Frame 1 (no input): blank canvas, image omitted
Frame 60 (the mouse pressed at the canvas centre just before this capture): blank canvas, image omitted
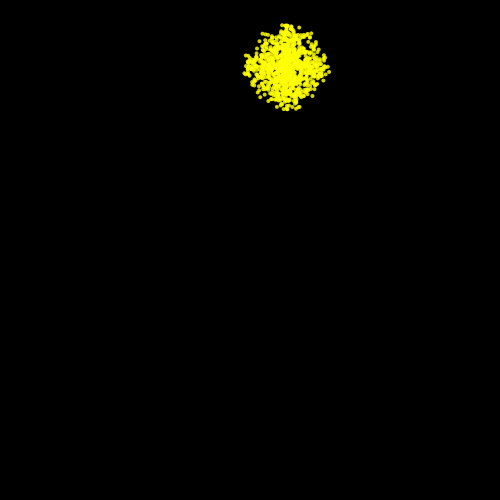
Frame 120 (the mouse held since frame 60 and released just before this capture)

The Processing sketch whose frames 1 and 60 were blank and that drew this single picture after the mouse press (run headless with seeded random() and noise(); from frame 60 on, the mouse is pressed at the canvas centre):

// Processing sketch: lab9c
// ── lab9c.pde
// Henry Wrede Black
// exploding fireworks

// spark properties
float[] x, y;             // position
float[] xspeed, yspeed;   // speed
float transparency;     // transparency

float timer;            // stage timer
boolean exploding;      // true if exploding, false if in launch stage

void setup () {
  size(500, 500);
  // initialize for launch
  reset();
  timer = random(50, 150);
  exploding = false;
}

void draw () {
  background(0);
  // draw fireworks sparks
  for (int i = 0; i < x.length; i++) {
    noStroke();
    fill(255, 255, 0, transparency);
    ellipse(x[i], y[i], 4, 4);
  }
  // update fireworks sparks
  for (int i = 0; i < x.length; i++) {
    x[i] = x[i]+xspeed[i];
    y[i] = y[i]+yspeed[i];
    yspeed[i] = yspeed[i]+.04;  // gravity
  }
  if ( exploding ) {    // exploding sparks also fade away
    transparency = transparency-1;
  }
  // update countdown timer
  timer = timer-1;
  // handle stage transitions - when timer expires
  if ( timer <= 0 && !exploding ) {  // launch -> exploding
    exploding = true;
    timer = 200;  // reset timer
    // change speeds as the firework explodes
    for (int i = 0; i < x.length; i++) {
      float angle = random(0, 2*PI);
      xspeed[i] = xspeed[i]+cos(angle)*random(0, 1);
      yspeed[i] = yspeed[i]+sin(angle)*random(0, 1);
    }
  } else if ( timer <= 0 && exploding ) {  // exploding -> launch
    exploding = false;
    timer = random(50, 150);  // reset timer
    reset();  // reset spark for launch
  }
}
// reset spark for the beginning of the launch
void reset () {
  // firework starts somewhere in the middle-ish of the screen,
  // at the bottom
  float launchx = random(width/4, 3*width/4);
  x = new float[1000];
  for (int i = 0; i < x.length; i++) {
    x[i] = launchx;
  }
  y = new float[1000];
  for (int i = 0; i < y.length; i++) {
    y[i] = height;
  }

  // launch goes straight up
  xspeed = new float[1000];
  for (int i = 0; i < xspeed.length; i++) {
    xspeed[i] = 0;
  }
  yspeed = new float[1000];
  for (int i = 0; i < yspeed.length; i++) {
    yspeed[i] = -6;
  }
  // spark is fully opaque during launch
  transparency = 255;
}
